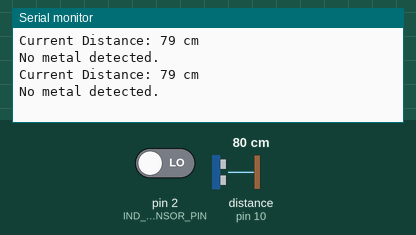
Recording of a sketch running on a simulated Arduino Uno, built with avr-gcc and run on an emulated ATmega328P. Parts: the last lines printed to the serial monitor. Wiring (inferred from the names in the program): ultrasonic range finder: trigger pin 9; echo pin 10. The inputs (shaded band) are chosen by the test bench; at power-on: distance to the obstacle (sensor on pin 10) 80 cm, pin 2 (IND_SENSOR_PIN) LOW. The echo pulse lasts 58.3 µs per cm.

Above: at 1.8 s.
1.9 s: distance to the obstacle (sensor on pin 10) set to 250 cm
At 2.9 s:
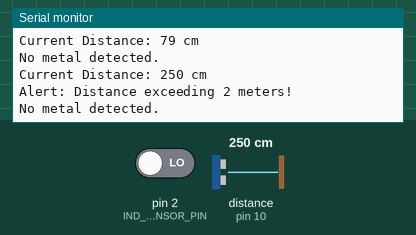
4.5 s: pin 2 (IND_SENSOR_PIN) driven HIGH
At 5.9 s:
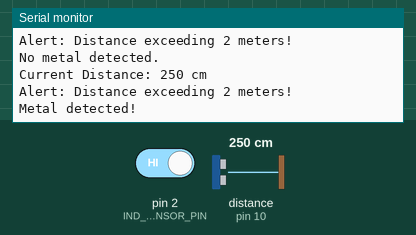
7.7 s: distance to the obstacle (sensor on pin 10) set to 2 cm
At 9.0 s:
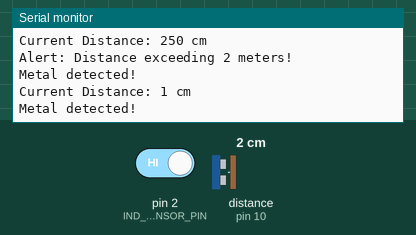
Timing chart, 0 to 10.7 s (numbered marks = the images above; inputs shaded):
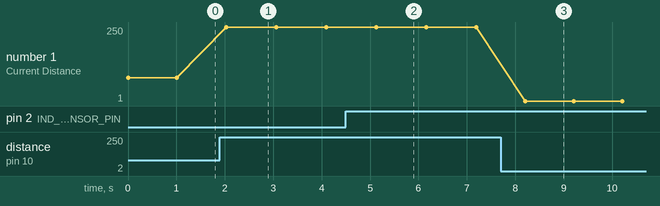

The sketch:

integrated_UTR_INDUC_copy_20240510200009.ino
```cpp
#define TRIG_PIN 9
#define ECHO_PIN 10
#define MAX_DISTANCE 200
#define IND_SENSOR_PIN 2 // Inductive sensor connected to digital pin 2

void setup() {
  Serial.begin(9600);
  pinMode(TRIG_PIN, OUTPUT);
  pinMode(ECHO_PIN, INPUT);
  pinMode(IND_SENSOR_PIN, INPUT);
}

void loop() {
  // Ultrasonic sensor measurement
  long duration, distance;
  digitalWrite(TRIG_PIN, LOW);
  delayMicroseconds(2);
  digitalWrite(TRIG_PIN, HIGH);
  delayMicroseconds(10);
  digitalWrite(TRIG_PIN, LOW);

  duration = pulseIn(ECHO_PIN, HIGH);
  distance = (duration / 2) / 29.1;

  // Display the distance
  Serial.print("Current Distance: ");
  Serial.print(distance);
  Serial.println(" cm");

  // Check if the distance exceeds the maximum threshold
  if (distance > MAX_DISTANCE) {
    Serial.println("Alert: Distance exceeding 2 meters!");
  }

  // Inductive sensor check
  int metalDetected = digitalRead(IND_SENSOR_PIN);
  if (metalDetected == HIGH) {
    Serial.println("Metal detected!");
  } else {
    Serial.println("No metal detected.");
  }

  delay(1000); // Delay between reads for stability
}
```

Measured:
- after the input at 1.9 s, the serial monitor: prints a new line after 0.13 s (image 1)
- after the input at 4.5 s, the serial monitor: prints a new line after 0.69 s (image 2)
- after the input at 7.7 s, the serial monitor: prints a new line after 0.51 s (image 3)
- plotted number 1: 79 → 250 after the input at 1.9 s, 250 → 1 after the input at 7.7 s
